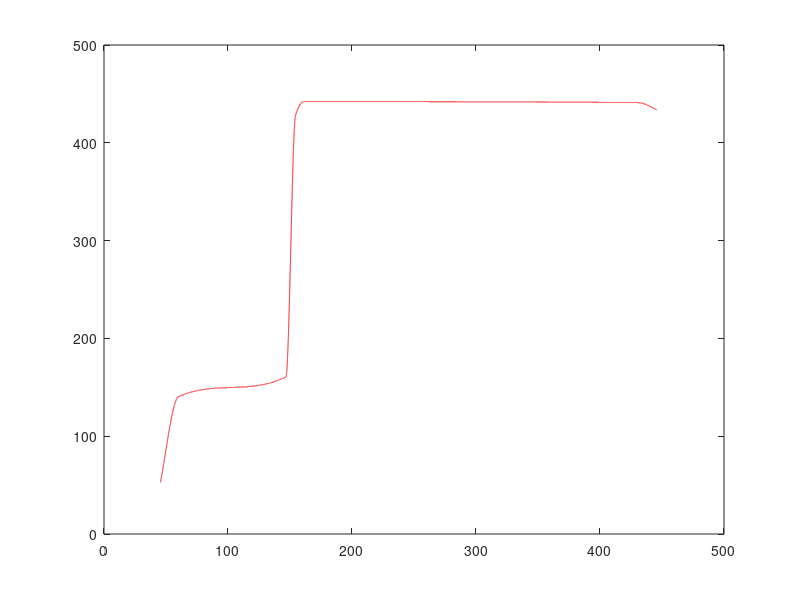

This chart was generated by the following MATLAB code:
% i1 = imread('piso5_.bmp');
% imshow(i1); hold;

x1 = [43.2500 61.2500 154.2500 413.7500 440.7500 444.7500];
y1 = [55.0000 140.5000 154.0000 152.5000 157.0000 434.5000];
t1 = 43.2:0.01:444.75;
p1 = pchip(x1,y1,t1);
plot(t1,p1,'r')

x2 = [ 444.7500 430.9266 161.0037 154.4202 146.7394 60.0569 45.7927];
y2 = [ 434.500 441.0450 442.1422 427.8780 160.6633 140.3991 54.8138];
t2 = 45.5:0.01:446;
p2 = pchip(x2,y2,t2);
plot(t2,p2,'r');